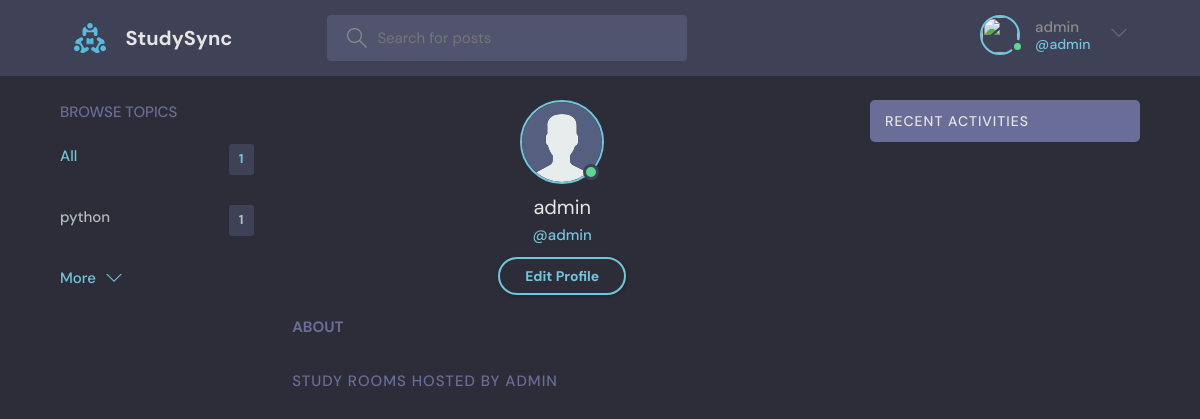
Before: /profile/ (signed in) with the older database file.
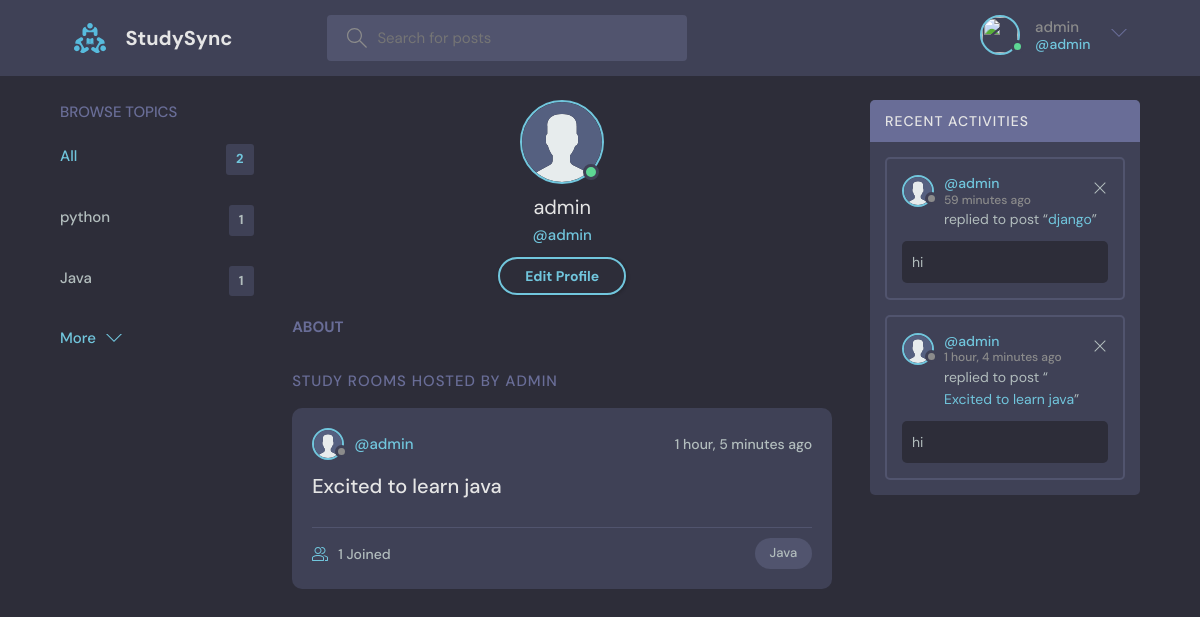
After: the same page with the newer database file.
### discord/models.py (models this page shows, shortened)
class CustomUser(AbstractUser):
    profile_picture = models.ImageField(upload_to='profiles',default='name.png')

class Topic(models.Model):
    name = models.CharField(max_length=200)  # Name of the topic

class Room(models.Model):
    host = models.ForeignKey(CustomUser, on_delete=models.SET_NULL, null=True)
    topic = models.ForeignKey(Topic, on_delete=models.SET_NULL, null=True)
    name = models.CharField(max_length=200)
    description = models.TextField(null=True, blank=True)
    participants = models.ManyToManyField(CustomUser, related_name='participants')
    updated = models.DateTimeField(auto_now=True)
    created = models.DateTimeField(auto_now_add=True)
    class Meta:
        ordering = ['-updated', '-created']
    def __str__(self):
        return self.name

class Message(models.Model):
    user = models.ForeignKey(CustomUser, on_delete=models.CASCADE)
    room = models.ForeignKey(Room, on_delete=models.CASCADE)
    body = models.TextField()
    updated = models.DateTimeField(auto_now=True)
    created = models.DateTimeField(auto_now_add=True)
    class Meta:
        ordering = ['-updated', '-created']

### discord/views.py (the view)
# urls.py: path('profile/', views.userProfile, name="user-profile"),  # URL for user profile page
def userProfile(request):
    user = request.user
    rooms = user.room_set.all()
    room_messages = user.message_set.all()
    topics = Topic.objects.all()
    context = {
        'user': user,                   # The current user
        'rooms': rooms,                 # Rooms associated with the user
        'room_messages': room_messages, # Messages sent by the user
        'topics': topics                # All topics
    }
    return render(request, 'discord/profile.html', context)

### discord/templates/discord/profile.html (shortened to what this page needs)
{% extends 'main.html' %}
{% block content %}
{% load static %}
  <main class="profile-page layout layout--3">
    <div class="container">
      {% include 'discord/topics_component.html' %}
      <div class="roomList">
        <div class="profile">
          <div class="profile__avatar">
            <div class="avatar avatar--large active">
              <img src="{% static 'images/avatar.svg' %}" />
            </div>
          </div>
          <div class="profile__info">
            <h3>{{user.username}}</h3>
            <p>@{{user.username}}</p>
            {% if request.user == user %}
            <a href="{% url 'discord:update-user' %}" class="btn btn--main btn--pill">Edit Profile</a>
            {% endif %}
          </div>
          <div class="profile__about">
            <h3>About</h3>
          </div>
        </div>
        <div class="roomList__header">
          <div>
            <h2>Study Rooms Hosted by {{user.username}}</a>
            </h2>
          </div>
        </div>
        {% include 'discord/feed_component.html' %}
      </div>
      {% include 'discord/activity_component.html' %}
    </div>
  </main>
  {% endblock %}

### templates/main.html (shortened to what this page needs)
<!DOCTYPE html>
{% load static %}
<html lang="en">
<head>
    <link rel="stylesheet" href="{% static 'styles/style.css' %}" />
</head>
<body>
    {% include 'navbar.html' %}
    {% block content %}
    {% endblock %}
</body>
</html>

### templates/navbar.html (shortened to what this page needs)
{% load static %}
<header class="header header--loggedIn">
    <div class="container">
        <a href="{% url 'discord:home' %}" class="header__logo">
            <img src="{% static 'images/logo.svg' %}" />
            <h1>StudySync</h1>
        </a>
        <form class="header__search" method="GET" action="{% url 'discord:home' %}">
            <label>
                <input name="q" placeholder="Search for posts" />
            </label>
        </form>
        <nav class="header__menu">
        {% if request.user.is_authenticated %}
        <div class="header__user">
            <a href="{% url 'discord:update-user' %}">
                <div class="avatar avatar--medium active">
                    <img src="{{request.user.avatar.url}}" />
                </div>
                <p>{{request.user.username}} <span>@{{request.user.username}}</span></p>
            </a>
            <button class="dropdown-button">
                <svg version="1.1" xmlns="http://www.w3.org/2000/svg" width="32" height="32" viewBox="0 0 32 32">
                    <title>chevron-down</title>
                    <path d="M16 21l-13-13h-3l16 16 16-16h-3l-13 13z"></path>
                </svg>
            </button>
        </div>
        {% else %}
        <a href="{% url 'account_login' %}">
            <img src="{% static 'images/avatar.svg' %}" />
            <p>Login</p>
        </a>
        {% endif %}
      </nav>
    </div>
  </header>

### discord/templates/discord/topics_component.html
<div class="topics">
    <div class="topics__header">
      <h2>Browse Topics</h2>
    </div>
    <ul class="topics__list">
       <li>
           <a href="{% url 'discord:home' %}" class="active">All <span>{{topics.count}}</span></a>
       </li>
       {% for topic in topics %}
       <li>
           <a href="{% url 'discord:home' %}?q={{topic.name}}">{{topic.name}}<span>{{topic.room_set.all.count}}</span></a>
       </li>
       {% endfor %}
   </ul>
    <a class="btn btn--link" href="{% url 'discord:topics' %}">
      More
      <svg version="1.1" xmlns="http://www.w3.org/2000/svg" width="32" height="32" viewBox="0 0 32 32">
        <title>chevron-down</title>
        <path d="M16 21l-13-13h-3l16 16 16-16h-3l-13 13z"></path>
      </svg>
    </a>
  </div>

### discord/templates/discord/feed_component.html (shortened to what this page needs)
{% for room in rooms %}
{% load static %}
<div class="roomListRoom">
    <div class="roomListRoom__header">
        <a href="{% url 'discord:user-profile' %}" class="roomListRoom__author">
            <div class="avatar avatar--small">
                <img src="{% static 'images/avatar.svg' %}" />
            </div>
            <span>@{{room.host.username}}</span>
        </a>
        <div class="roomListRoom__actions">
            <span>{{room.created|timesince}} ago</span>
        </div>
    </div>
    <div class="roomListRoom__content">
        <a href="{% url 'discord:room' room.id %}">{{room.name}}</a>
    </div>
    <div class="roomListRoom__meta">
        <a href="{% url 'discord:room' room.id %}" class="roomListRoom__joined">
            {{room.participants.all.count}} Joined
        </a>
        <p class="roomListRoom__topic">{{room.topic.name}}</p>
    </div>
</div>
{% endfor %}

### discord/templates/discord/activity_component.html
{% load static %}
<div class="activities">
   <div class="activities__header">
       <h2>Recent Activities</h2>
   </div>
   {% for message in room_messages %}
   <div class="activities__box">
       <div class="activities__boxHeader roomListRoom__header">
           <a href="{% url 'discord:user-profile' %}" class="roomListRoom__author">
               <div class="avatar avatar--small">
                   <img src="{% static 'images/avatar.svg' %}" />
               </div>
               <p>
                   @{{message.user.username}}
                   <span>{{message.created|timesince}} ago</span>
               </p>
           </a>
           {% if request.user == message.user %}
           <div class="roomListRoom__actions">
               <a href="{% url 'discord:delete-message' message.id %}">
                   <svg version="1.1" xmlns="http://www.w3.org/2000/svg" width="32" height="32" viewBox="0 0 32 32">
                       <title>remove</title>
                       <path
                           d="M27.314 6.019l-1.333-1.333-9.98 9.981-9.981-9.981-1.333 1.333 9.981 9.981-9.981 9.98 1.333 1.333 9.981-9.98 9.98 9.98 1.333-1.333-9.98-9.98 9.98-9.981z">
                       </path>
                   </svg>
               </a>
           </div>
           {% endif %}
       </div>
       <div class="activities__boxContent">
            <p>replied to post “<a href="{% url 'discord:room' message.room.id %}">{{message.room}}</a>”</p>
            <div class="activities__boxRoomContent">{{message.body}}</div>
       </div>
   </div>
   {% endfor %}
</div>

Changed rows visible on the page:
added Topic: name "Java", room_set.all.count "1"
added Room: host.username "admin", created "1 hour, 5 minutes", name "Excited to learn java", participants.all.count "1", topic.name "Java"
added Message: user.username "admin", created "59 minutes", room "django", body "hi"
added Message: user.username "admin", created "1 hour, 4 minutes", room "Excited to learn java", body "hi"
Other visible differences:
{{ topics.count }}: "1" → "2"
